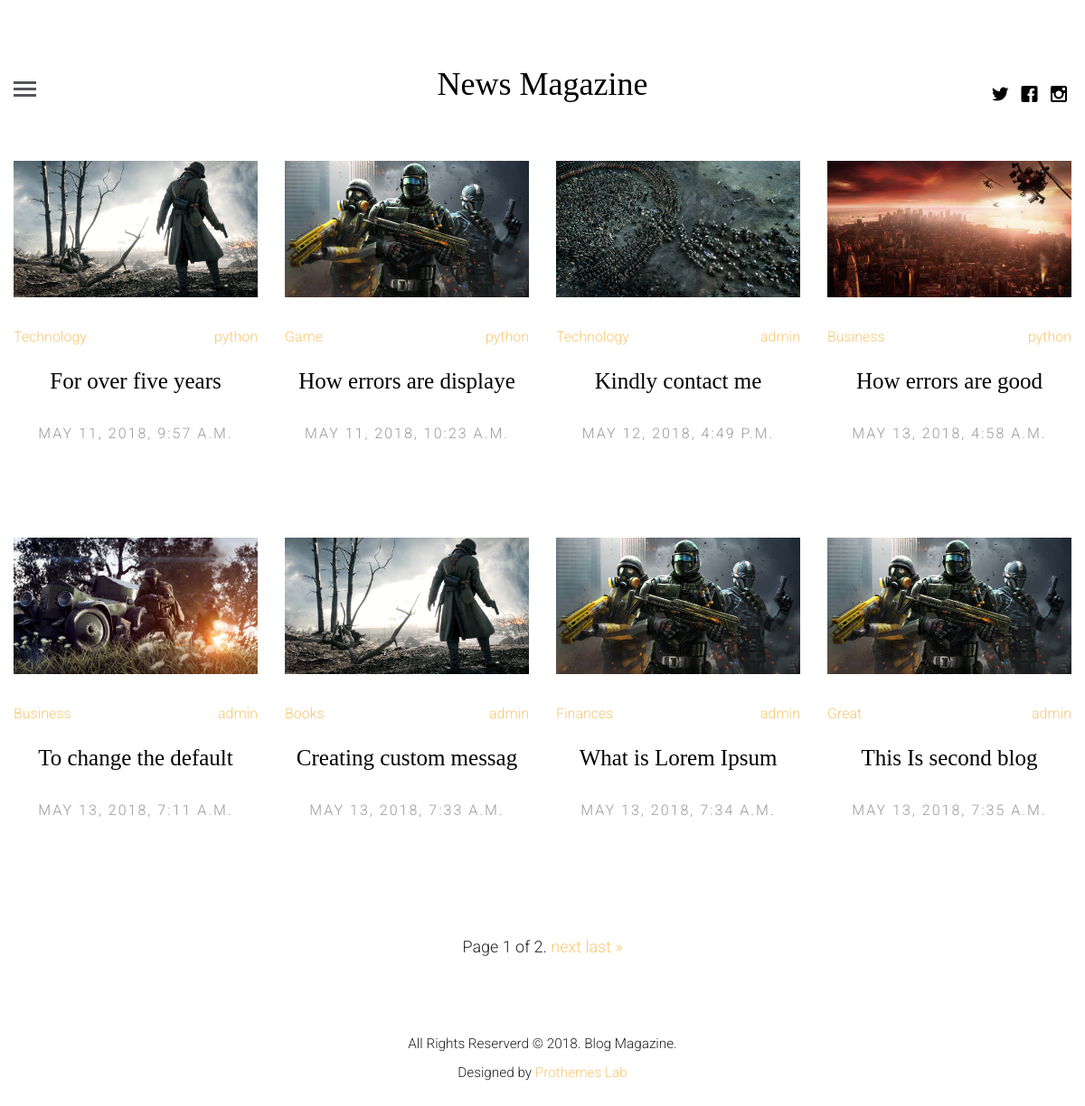
The page / on the database its author committed.
### app/models.py (models this page shows, shortened)
class Article(models.Model):
    article_author = models.ForeignKey(Author, on_delete=models.CASCADE)
    category = models.ForeignKey(Category, on_delete=models.CASCADE)
    title = models.CharField(max_length=150)
    image = models.FileField()
    paragraph = models.TextField()
    image_2 = models.FileField(blank=True)
    paragraph_2 = models.TextField(blank=True)
    posted_on = models.DateTimeField(auto_now=False, auto_now_add=True)
    update_on = models.DateTimeField(auto_now=True, auto_now_add=False)
    def blog_details_url(self):
        return reverse('blog:blog_details', kwargs={'id': self.id})
    def author_post_url(self):
        return reverse('blog:author_post', kwargs={'name': self.article_author.current_user.username})

class Category(models.Model):
    name = models.CharField(max_length=50)
    def __str__(self):
        return self.name

class Author(models.Model):
    current_user = models.ForeignKey(User, on_delete=models.CASCADE)
    image = models.FileField()
    details = models.TextField()

### app/views.py (the view)
# urls.py: path('', views.Index.as_view(), name='index'),
class Index(View):
    template_name = 'index.html'
    def get(self, request):
        post = Article.objects.all()
        paginator = Paginator(post, 8)
        page = request.GET.get('page')
        paginate = paginator.get_page(page)
        search = request.GET.get('searching')
        if search:
            post = post.filter(
                Q(title__icontains=search)
            )
        context = {
            'post': paginate,
        }
        return render(request, self.template_name, context)

### app/templates/index.html (shortened to what this page needs)
{% extends 'base.html' %}
{% load static %}
{% block content %}
	<section>
		<div class="container-fluid">
			<div class="row fh5co-post-entry">
				{% for p in post%}
				<article class="col-lg-3 col-md-3 col-sm-3 col-xs-6 col-xxs-12 animate-box">
					<figure>
						<a href="{{ p.blog_details_url }}"><img src="{{ p.image.url }}" alt="Image" class="img-responsive"></a>
					</figure>
					<div class="fh5co-meta"><a href="{% url 'blog:single_category' name=p.category %}">{{ p.category }}</a> <a href="{{ p.author_post_url }}" class="article_author">{{ p.article_author.current_user.username }}</a></div>
					<h2 class="fh5co-article-title"><a href="{{ p.blog_details_url }}">{{ p.title }}</a></h2>
					<span class="fh5co-meta fh5co-date">{{ p.posted_on }}</span>
				</article>
				{% endfor %}
			</div>
		</div>
		<div class="container">
			<div class="row text-center">
				<div class="pagination">
					<span class="step-links">
						<span class="current">
							Page {{ post.number }} of {{ post.paginator.num_pages }}.
						</span>
						{% if post.has_next %}
							<a href="?page={{ post.next_page_number }}">next</a>
							<a href="?page={{ post.paginator.num_pages }}">last &raquo;</a>
						{% endif %}
					</span>
				</div>
			</div>
		</div>
	</section>
{% endblock %}

### app/templates/base.html (shortened to what this page needs)
<!DOCTYPE html>
<html class="no-js lt-ie9 lt-ie8 lt-ie7">
{% load static %}
	<head>
	<link rel="stylesheet" href="{% static 'css/animate.css' %}">
	<link rel="stylesheet" href="{% static 'css/icomoon.css' %}">
	<link rel="stylesheet" href="{% static 'css/bootstrap.css' %}">
	<link rel="stylesheet" href="{% static 'css/style.css' %}">
	</head>
	<body>
	<header id="fh5co-header">
		<div class="container-fluid">
			<div class="row">
				<a href="#" class="js-fh5co-nav-toggle fh5co-nav-toggle"><i></i></a>
				<ul class="fh5co-social">
					<li><a href="#"><i class="icon-twitter"></i></a></li>
					<li><a href="#"><i class="icon-facebook"></i></a></li>
					<li><a href="#"><i class="icon-instagram"></i></a></li>
				</ul>
				<div class="col-lg-12 col-md-12 text-center">
					<h1 id="fh5co-logo"><a href="{% url 'blog:index' %}">News Magazine</a></h1>
				</div>
			</div>
		</div>
	</header>
    {% block content%}
    {% endblock %}
	<footer id="fh5co-footer">
		<p><small>All Rights Reserverd &copy; 2018. Blog Magazine. <br> Designed by <a href="http://www.prothemeslab.com" target="_blank">Prothemes Lab</a> </small></p>
	</footer>
	</body>
</html>

### app/static/css/icomoon.css (style rules this page uses)
[class^="icon-"], [class*=" icon-"] { font-family: 'icomoon' !important; speak: none; font-style: normal; font-weight: normal; font-variant: normal; text-transform: none; line-height: 1; -webkit-font-smoothing: antialiased; -moz-osx-font-smoothing: grayscale; }
.icon-facebook:before { content: "\ea67"; }
.icon-instagram:before { content: "\ea6f"; }
.icon-twitter:before { content: "\ea7c"; }

### app/static/css/style.css (style rules this page uses)
html { background: #fff; }
body { font-family: "Roboto", arial, sans-serif; font-size: 18px; font-weight: 300; line-height: 1.8; color: #222; background: #fff; }
a { color: #f7c873; -webkit-transition: 0.5s; -o-transition: 0.5s; transition: 0.5s; }
h1, h2, h3, h4, h5, h6 { font-family: "Playfair Display", times, serif; color: #000; }
p { margin-bottom: 30px; }
#fh5co-header { padding: 3em 3em; float: left; width: 100%; }
@media screen and (max-width: 1200px) { #fh5co-header { padding-left: 15px; padding-right: 15px; } }
#fh5co-header .fh5co-nav-toggle { position: absolute; top: 4.2em; left: 3em; z-index: 99; }
@media screen and (max-width: 1200px) { #fh5co-header .fh5co-nav-toggle { top: 4em; left: 15px; } }
#fh5co-header .fh5co-social { position: absolute !important; right: 3em !important; top: 3.2em; z-index: 99; -webkit-transition: 0.5s; -o-transition: 0.5s; transition: 0.5s; }
@media screen and (max-width: 1200px) { #fh5co-header .fh5co-social { right: 15px !important; top: 3.2em; } }
#fh5co-header #fh5co-logo { text-align: center; }
#fh5co-header #fh5co-logo a { color: #000; }
.fh5co-post-entry article { text-align: center; float: left; margin-bottom: 110px; padding-left: 3em; padding-right: 3em; }
@media screen and (max-width: 1200px) { .fh5co-post-entry article { margin-bottom: 80px; padding-left: 15px; padding-right: 15px; } }
.fh5co-post-entry article a img { opacity: 1; -webkit-transition: 0.5s; -o-transition: 0.5s; transition: 0.5s; }
.fh5co-post-entry article figure { margin-bottom: 30px; }
.fh5co-post-entry article h2 { font-family: "Playfair Display", times, serif; font-size: 25px; color: #000; margin-bottom: 30px; }
.fh5co-post-entry article h2 a { color: #000; }
.fh5co-post-entry article .fh5co-meta { font-size: 16px; font-family: "Roboto", arial, sans-serif; color: #999999; margin-bottom: 20px; display: block; }
.fh5co-post-entry article .fh5co-meta.fh5co-date { text-transform: uppercase; letter-spacing: 2px; }
.fh5co-social { padding: 0; margin: 30px 0 0 0; position: relative; }
.fh5co-social li { padding: 0; margin: 0; list-style: none; display: inline; }
.fh5co-social li a { font-size: 20px; padding: 4px; color: #000; }
#fh5co-footer { padding: 3em 0; text-align: center; }
.js .to-animate, .js .to-animate-2, .js .animate-box { opacity: 0; }
.fh5co-nav-toggle { width: 25px; height: 25px; cursor: pointer; text-decoration: none; }
.fh5co-nav-toggle i { position: relative; display: -moz-inline-stack; display: inline-block; zoom: 1; *display: inline; width: 25px; height: 3px; color: #535659; font: bold 14px/.4 Helvetica; text-transform: uppercase; text-indent: -55px; background: #535659; transition: all .2s ease-out; }
.fh5co-nav-toggle i::before, .fh5co-nav-toggle i::after { content: ''; width: 25px; height: 3px; background: #535659; position: absolute; left: 0; -webkit-transition: 0.2s; -o-transition: 0.2s; transition: 0.2s; }
.fh5co-nav-toggle i::before { top: -7px; }
.fh5co-nav-toggle i::after { bottom: -7px; }
.fh5co-nav-toggle { position: absolute; top: 18px; left: 0; z-index: 21; padding: 6px 0 0 0; display: block; margin: 0 auto; display: block; height: 44px; width: 25px; border-bottom: none !important; }
div.fh5co-meta { text-align: left }
.article_author { float: right }

### rows shown on the page
Article: image (picture), category "Technology", article_author.current_user.username "python", title "For over five years", posted_on "MAY 11, 2018, 9:57 A.M."
Article: image (picture), category "Game", article_author.current_user.username "python", title "How errors are displaye", posted_on "MAY 11, 2018, 10:23 A.M."
Article: image (picture), category "Technology", article_author.current_user.username "admin", title "Kindly contact me", posted_on "MAY 12, 2018, 4:49 P.M."
Article: image (picture), category "Business", article_author.current_user.username "python", title "How errors are good", posted_on "MAY 13, 2018, 4:58 A.M."
Article: image (picture), category "Business", article_author.current_user.username "admin", title "To change the default", posted_on "MAY 13, 2018, 7:11 A.M."
Article: image (picture), category "Books", article_author.current_user.username "admin", title "Creating custom messag", posted_on "MAY 13, 2018, 7:33 A.M."
Article: image (picture), category "Finances", article_author.current_user.username "admin", title "What is Lorem Ipsum", posted_on "MAY 13, 2018, 7:34 A.M."
Article: image (picture), category "Great", article_author.current_user.username "admin", title "This Is second blog", posted_on "MAY 13, 2018, 7:35 A.M."

### other values the page prints
{{ post.number }} "1"
{{ post.paginator.num_pages }} "2"
